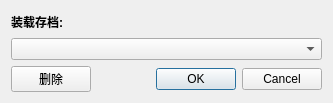
<?xml version="1.0" encoding="UTF-8"?>
<ui version="4.0">
 <class>LoadRecordDialog</class>
 <widget class="QDialog" name="LoadRecordDialog">
  <property name="geometry">
   <rect>
    <x>0</x>
    <y>0</y>
    <width>333</width>
    <height>103</height>
   </rect>
  </property>
  <property name="windowTitle">
   <string>定位存档装载</string>
  </property>
  <layout class="QVBoxLayout" name="verticalLayout">
   <item>
    <widget class="QLabel" name="label">
     <property name="font">
      <font>
       <weight>75</weight>
       <bold>true</bold>
      </font>
     </property>
     <property name="text">
      <string>装载存档:</string>
     </property>
    </widget>
   </item>
   <item>
    <widget class="QComboBox" name="cb_records">
     <property name="minimumSize">
      <size>
       <width>250</width>
       <height>0</height>
      </size>
     </property>
    </widget>
   </item>
   <item>
    <layout class="QHBoxLayout" name="horizontalLayout">
     <item>
      <widget class="QPushButton" name="bt_delete">
       <property name="text">
        <string>删除</string>
       </property>
      </widget>
     </item>
     <item>
      <spacer name="horizontalSpacer">
       <property name="orientation">
        <enum>Qt::Horizontal</enum>
       </property>
       <property name="sizeHint" stdset="0">
        <size>
         <width>40</width>
         <height>20</height>
        </size>
       </property>
      </spacer>
     </item>
     <item>
      <widget class="QDialogButtonBox" name="buttonBox">
       <property name="orientation">
        <enum>Qt::Horizontal</enum>
       </property>
       <property name="standardButtons">
        <set>QDialogButtonBox::Cancel|QDialogButtonBox::Ok</set>
       </property>
      </widget>
     </item>
    </layout>
   </item>
  </layout>
 </widget>
 <resources/>
 <connections>
  <connection>
   <sender>buttonBox</sender>
   <signal>accepted()</signal>
   <receiver>LoadRecordDialog</receiver>
   <slot>accept()</slot>
   <hints>
    <hint type="sourcelabel">
     <x>248</x>
     <y>254</y>
    </hint>
    <hint type="destinationlabel">
     <x>157</x>
     <y>274</y>
    </hint>
   </hints>
  </connection>
  <connection>
   <sender>buttonBox</sender>
   <signal>rejected()</signal>
   <receiver>LoadRecordDialog</receiver>
   <slot>reject()</slot>
   <hints>
    <hint type="sourcelabel">
     <x>316</x>
     <y>260</y>
    </hint>
    <hint type="destinationlabel">
     <x>286</x>
     <y>274</y>
    </hint>
   </hints>
  </connection>
 </connections>
</ui>
